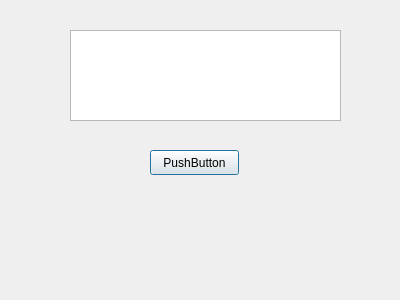
<?xml version="1.0" encoding="UTF-8"?>
<ui version="4.0">
 <class>MyDialog</class>
 <widget class="QDialog" name="MyDialog">
  <property name="geometry">
   <rect>
    <x>0</x>
    <y>0</y>
    <width>400</width>
    <height>300</height>
   </rect>
  </property>
  <property name="windowTitle">
   <string>Dialog</string>
  </property>
  <widget class="QTextEdit" name="textEdit">
   <property name="geometry">
    <rect>
     <x>70</x>
     <y>30</y>
     <width>271</width>
     <height>91</height>
    </rect>
   </property>
  </widget>
  <widget class="QPushButton" name="pushButton">
   <property name="geometry">
    <rect>
     <x>150</x>
     <y>150</y>
     <width>89</width>
     <height>25</height>
    </rect>
   </property>
   <property name="text">
    <string>PushButton</string>
   </property>
  </widget>
 </widget>
 <resources/>
 <connections/>
</ui>
